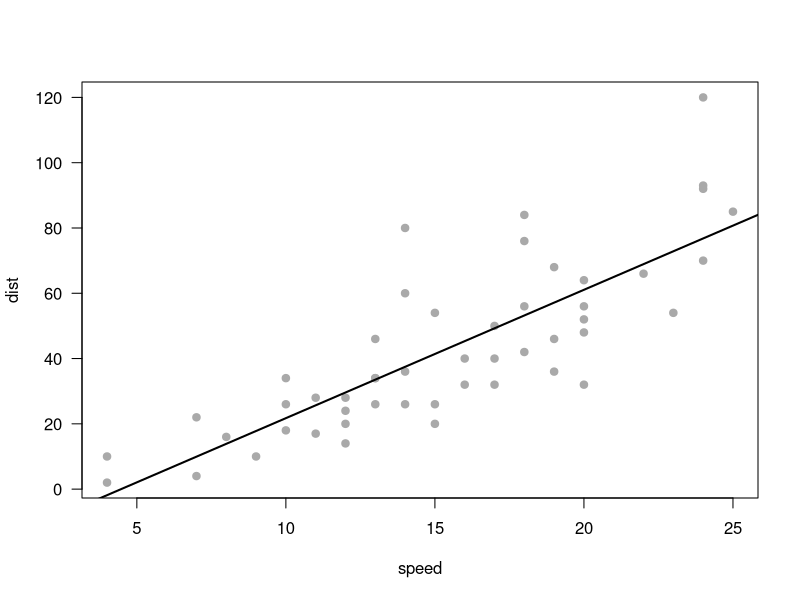

Reproduce this figure in R.
## ---- chunk 1
options(htmltools.dir.version = FALSE)
## ---- chunk 2
a <- 1 + 2
{{print(a)}}
## ---- chunk 3
fit = lm(dist ~ 1 + speed, data = cars)
{{plot(cars, pch = 19, col = "darkgrey", las = 1)}}
abline(fit, lwd = 2)
